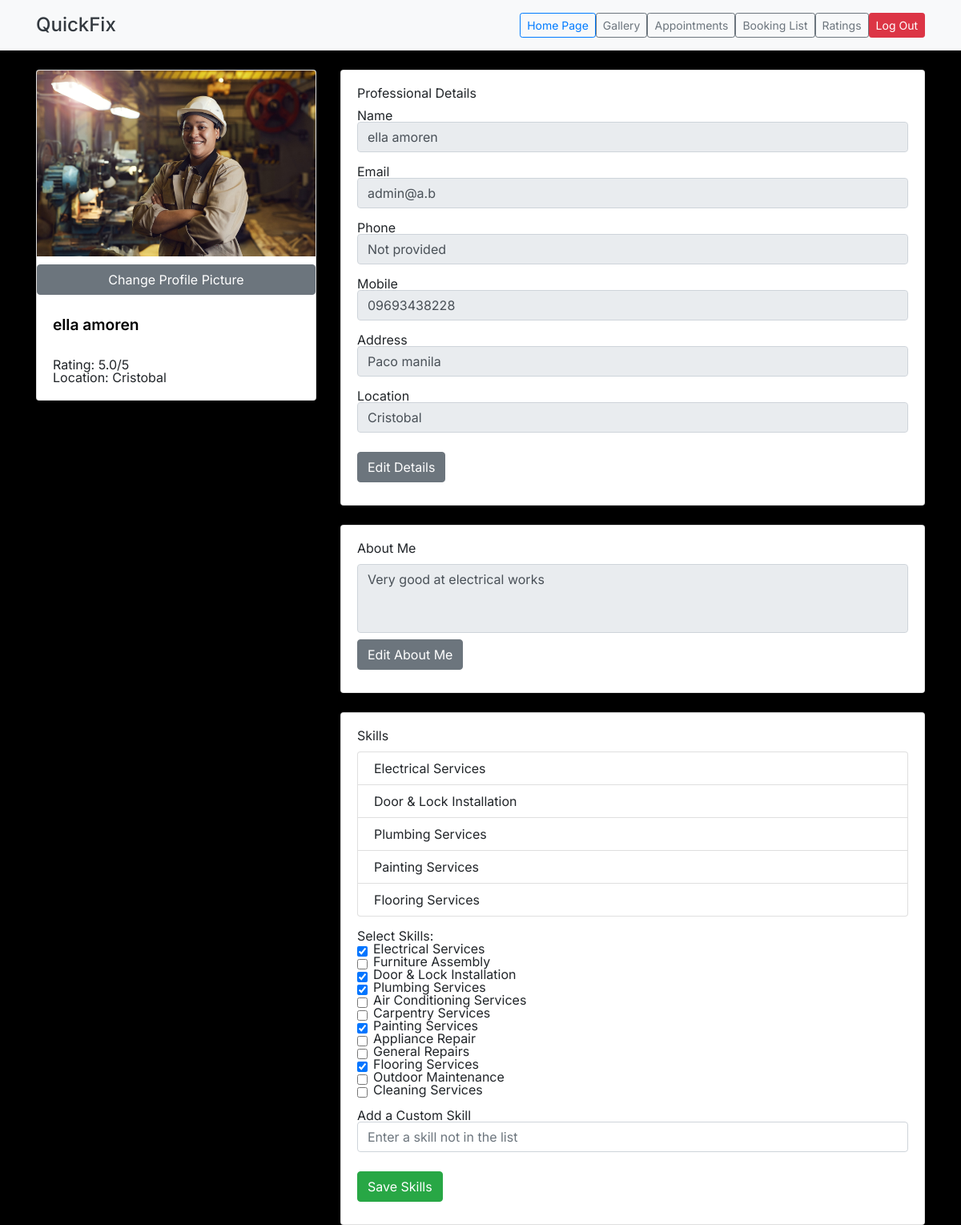
Screenshot of /pages/fixerProfile.php (signed in) with the database file from the repository.
### tables this page shows
CREATE TABLE `fixers` (
  `id` int(11) NOT NULL,
  `name` varchar(100) NOT NULL,
  `email` varchar(100) NOT NULL,
  `password` varchar(100) NOT NULL,
  `phone` varchar(15) DEFAULT NULL,
  `mobile` varchar(15) DEFAULT NULL,
  `address` varchar(255) DEFAULT NULL,
  `location` varchar(100) DEFAULT NULL,
  `about` text DEFAULT NULL,
  `rating` decimal(2,1) DEFAULT 0.0,
  `profile_img` varchar(255) DEFAULT '/assets/profile.jpg',
  `created_at` timestamp NOT NULL DEFAULT current_timestamp(),
  `updated_at` timestamp NOT NULL DEFAULT current_timestamp() ON UPDATE current_timestamp(),
  `skills` longtext DEFAULT NULL CHECK (json_valid(`skills`)),
  `total_bookings` int(11) DEFAULT 0,
  `responded_bookings` int(11) DEFAULT 0,
  `answer_rate` decimal(5,2) DEFAULT 0.00
);

### pages/fixerProfile.php (the view, shortened to what this page needs)
<?php
require_once $_SERVER['DOCUMENT_ROOT'] . '/quickfix-php/config/db.php';
$user_id = $_SESSION['user_id'];
$stmt = $conn->prepare("SELECT id, name, email, phone, mobile, address, location, about, rating, profile_img, skills FROM fixers WHERE id = ?");
$stmt->bind_param("i", $user_id);
$stmt->execute();
$result = $stmt->get_result();
$profile = $result->fetch_assoc();
$saved_skills = json_decode($profile['skills'], true) ?? [];
?>
<!DOCTYPE html>
<html lang="en">
<head>
    <link rel="stylesheet" href="https://stackpath.bootstrapcdn.com/bootstrap/4.5.2/css/bootstrap.min.css">
    <link rel="stylesheet" href="../styles/style.css">
    <link rel="stylesheet" href="../styles/profile.css">
</head>
<body>
<header class="bg-light text-dark p-3 shadow-sm">
        <div class="container d-flex justify-content-between align-items-center">
            <h1 class="h4 mb-0">QuickFix</h1>
            <nav class="d-flex gap-2">
                <a href="fixerProfile.php" class="btn btn-outline-primary btn-sm">Home Page</a>
                <a href="certificates.php" class="btn btn-outline-secondary btn-sm">Gallery</a>
                <a href="appointments.php" class="btn btn-outline-secondary btn-sm">Appointments</a>
                <a href="bookinglist.php" class="btn btn-outline-secondary btn-sm">Booking List</a>
                <a href="ratings.php" class="btn btn-outline-secondary btn-sm">Ratings</a>
                <a href="/quickfix-php/pages/logout.php" class="btn btn-danger btn-sm">Log Out</a>
            </nav>
        </div>
    </header>
    <div class="container mt-4">
        <div class="row">
            <div class="col-md-4">
                <div class="card">
                    <form id="profilePicForm" method="POST" enctype="multipart/form-data">
                        <img src=".<?php echo htmlspecialchars($profile['profile_img'] ?: '../assets/profile.jpg'); ?>"
                             class="card-img-top profile-img" alt="Handyman Profile Image">
                        <button type="button" class="btn btn-secondary btn-block" onclick="document.getElementById('profilePicInput').click()">
                            Change Profile Picture
                        </button>
                    </form>
                    <div class="card-body">
                        <h5 class="card-title titles"><?php echo htmlspecialchars($profile['name']); ?></h5>
                        <p class="card-text">Rating: <?php echo number_format((float)$profile['rating'], 1); ?>/5</p>
                        <p class="card-text">Location: <?php echo htmlspecialchars($profile['location'] ?: 'Not provided'); ?></p>
                    </div>
                </div>
            </div>
            <div class="col-md-8">
                <form id="profileDetailsForm" method="POST">
                    <div class="card">
                        <div class="card-body">
                            <h2 class="card-title">Professional Details</h2>
                            <div class="form-group">
                                <label>Name</label>
                                <input type="text" name="name" class="form-control user-editable"
                                       value="<?php echo htmlspecialchars($profile['name']); ?>" readonly>
                            </div>
                            <div class="form-group">
                                <label>Email</label>
                                <input type="email" class="form-control"
                                       value="<?php echo htmlspecialchars($profile['email']); ?>" readonly>
                            </div>
                            <div class="form-group">
                                <label>Phone</label>
                                <input type="tel" name="phone" class="form-control user-editable"
                                       value="<?php echo htmlspecialchars($profile['phone'] ?: 'Not provided'); ?>" readonly>
                            </div>
                            <div class="form-group">
                                <label>Mobile</label>
                                <input type="tel" name="mobile" class="form-control user-editable"
                                       value="<?php echo htmlspecialchars($profile['mobile'] ?: 'Not provided'); ?>" readonly>
                            </div>
                            <div class="form-group">
                                <label>Address</label>
                                <input type="text" name="address" class="form-control user-editable"
                                       value="<?php echo htmlspecialchars($profile['address'] ?: 'Not provided'); ?>" readonly>
                            </div>
                            <div class="form-group">
                                <label>Location</label>
                                <input type="text" name="location" class="form-control user-editable"
                                       value="<?php echo htmlspecialchars($profile['location'] ?: 'Not provided'); ?>" readonly>
                            </div>
                            <button type="button" class="btn btn-secondary" onclick="toggleEdit()">Edit Details</button>
                        </div>
                    </div>
                    <div class="card mt-4">
                        <div class="card-body">
                            <h2 class="card-title">About Me</h2>
                            <textarea name="about" class="form-control user-editable" rows="3" readonly><?php
                                echo htmlspecialchars($profile['about'] ?: 'No description provided');
                            ?></textarea>
                            <button type="button" class="btn btn-secondary mt-2" onclick="toggleEdit()">Edit About Me</button>
                        </div>
                    </div>
                </form>
                <div class="card mt-4">
                    <div class="card-body">
                        <h2 class="card-title">Skills</h2>
                        <ul class="list-group mb-3">
                            <?php foreach ($saved_skills as $skill): ?>
                                <li class="list-group-item"><?php echo htmlspecialchars($skill); ?></li>
                            <?php endforeach; ?>
                        </ul>
                        <form id="skillsForm" method="POST" action="">
                            <h5>Select Skills:</h5>
                            <?php
                            $available_skills = [
                                "Electrical Services",
                                "Furniture Assembly",
                                "Door & Lock Installation",
                                "Plumbing Services",
                                "Air Conditioning Services",
                                "Carpentry Services",
                                "Painting Services",
                                "Appliance Repair",
                                "General Repairs",
                                "Flooring Services",
                                "Outdoor Maintenance",
                                "Cleaning Services"
                            ];
                            foreach ($available_skills as $available_skill): ?>
                                <div class="form-check">
                                    <input class="form-check-input" type="checkbox" name="skills[]"
                                           value="<?php echo $available_skill; ?>"
                                           id="<?php echo strtolower(str_replace(' ', '_', $available_skill)); ?>">
                                    <label class="form-check-label" for="<?php echo strtolower(str_replace(' ', '_', $available_skill)); ?>">
                                        <?php echo $available_skill; ?>
                                    </label>
                                </div>
                            <?php endforeach; ?>
            <div class="form-group mt-3">
                <label for="customSkill">Add a Custom Skill</label>
                <input type="text" class="form-control" id="customSkill" name="custom_skill"
                       placeholder="Enter a skill not in the list">
            </div>
            <button type="submit" class="btn btn-success mt-2">Save Skills</button>
                        </form>
                    </div>
                </div>
            </div>
        </div>
    </div>
</body>
</html>

### styles/style.css (style rules this page uses)
:root { --clr-primary: black; --clr-secondary: #a6a6a6; --clr-bg: white; }
* { box-sizing: border-box; margin: 0; padding: 0; }
html, body, div, span, applet, object, iframe, h1, h2, h3, h4, h5, h6, p, blockquote, pre, a, abbr, acronym, address, big, cite, code, del, dfn, em, img, ins, kbd, q, s, samp, small, strike, strong, sub, sup, tt, var, b, u, i, center, dl, dt, dd, ol, ul, li, fieldset, form, label, legend, table, caption, tbody, tfoot, thead, tr, th, td, article, aside, canvas, details, embed, figure, figcaption, footer, header, hgroup, menu, nav, output, ruby, section, summary, time, mark, audio, video { margin: 0; padding: 0; border: 0; font-size: 100%; font: inherit; vertical-align: baseline; }
article, aside, details, figcaption, figure, footer, header, hgroup, menu, nav, section { display: block; }
body { line-height: 1; font-family: "Inter", sans-serif !important; }
ol, ul { list-style: none; }
html { height: 100vh; }
textarea { resize: none; }
button { border: solid 1px var(--clr-primary); border-radius: 20px; padding: .7rem; margin-block: .5rem; background-color: var(--clr-primary); color: white; }

### styles/profile.css (style rules this page uses)
body { background-color: black; }
header { background-color: white; }
.titles { color: var(--clr-primary); margin-bottom: 2rem; font-size: 1.2rem; font-weight: 600; }
button { background-color: var(--clr-primary); color: var(--clr-bg); border: none; border-radius: 20px; padding: 0.5rem 1.5rem; font-size: 0.9rem; cursor: pointer; transition: all 0.3s ease; }

### rows the page displays
fixers: profile_img (picture), name "ella amoren", rating "5.0", location "Cristobal", email "admin@a.b", phone "Not provided", mobile "09693438228", address "Paco manila", about "Very good at electrical works", skills "Electrical Services", skills "Door & Lock Installation", skills "Plumbing Services", skills "Painting Services", skills "Flooring Services"

### other values shown
$available_skill "Electrical Services"
$available_skill "Furniture Assembly"
$available_skill "Door & Lock Installation"
$available_skill "Plumbing Services"
$available_skill "Air Conditioning Services"
$available_skill "Carpentry Services"
$available_skill "Painting Services"
$available_skill "Appliance Repair"
$available_skill "General Repairs"
$available_skill "Flooring Services"
$available_skill "Outdoor Maintenance"
$available_skill "Cleaning Services"
